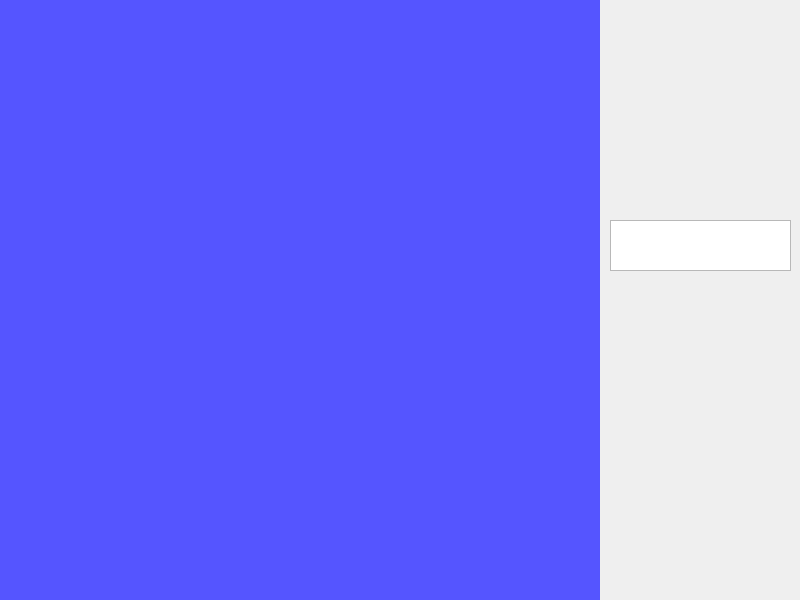
<?xml version="1.0" encoding="UTF-8"?>
<ui version="4.0">
 <class>MainWindow</class>
 <widget class="QMainWindow" name="MainWindow">
  <property name="geometry">
   <rect>
    <x>0</x>
    <y>0</y>
    <width>800</width>
    <height>600</height>
   </rect>
  </property>
  <property name="windowTitle">
   <string>IARC7 Simulator</string>
  </property>
  <property name="autoFillBackground">
   <bool>false</bool>
  </property>
  <widget class="QWidget" name="centralWidget">
   <widget class="World" name="world" native="true">
    <property name="geometry">
     <rect>
      <x>0</x>
      <y>0</y>
      <width>600</width>
      <height>600</height>
     </rect>
    </property>
    <property name="autoFillBackground">
     <bool>false</bool>
    </property>
    <property name="styleSheet">
     <string notr="true">background-color: rgb(85, 85, 255);</string>
    </property>
   </widget>
   <widget class="QTextBrowser" name="gbotPoseStatusBox">
    <property name="geometry">
     <rect>
      <x>610</x>
      <y>220</y>
      <width>181</width>
      <height>51</height>
     </rect>
    </property>
   </widget>
  </widget>
 </widget>
 <layoutdefault spacing="6" margin="11"/>
 <customwidgets>
  <customwidget>
   <class>World</class>
   <extends>QWidget</extends>
   <header location="global">world.h</header>
   <container>1</container>
  </customwidget>
 </customwidgets>
 <resources/>
 <connections/>
</ui>
